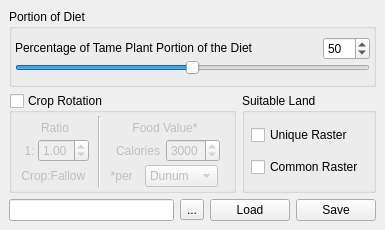
<ui version="4.0" >
 <class>laAnimalFormDetails</class>
 <widget class="QWidget" name="laAnimalFormDetails" >
  <property name="geometry" >
   <rect>
    <x>0</x>
    <y>0</y>
    <width>385</width>
    <height>230</height>
   </rect>
  </property>
  <property name="minimumSize" >
   <size>
    <width>385</width>
    <height>230</height>
   </size>
  </property>
  <property name="windowTitle" >
   <string>Form</string>
  </property>
  <layout class="QGridLayout" >
   <property name="margin" >
    <number>9</number>
   </property>
   <property name="spacing" >
    <number>6</number>
   </property>
   <item row="0" column="0" >
    <widget class="QGroupBox" name="groupBoxPortionOfDiet" >
     <property name="title" >
      <string>Portion of Diet</string>
     </property>
     <layout class="QGridLayout" >
      <property name="margin" >
       <number>3</number>
      </property>
      <property name="spacing" >
       <number>0</number>
      </property>
      <item row="0" column="0" >
       <layout class="QVBoxLayout" >
        <property name="margin" >
         <number>0</number>
        </property>
        <property name="spacing" >
         <number>0</number>
        </property>
        <item>
         <layout class="QHBoxLayout" >
          <property name="margin" >
           <number>0</number>
          </property>
          <property name="spacing" >
           <number>6</number>
          </property>
          <item>
           <widget class="QLabel" name="labelPortionDiet" >
            <property name="sizePolicy" >
             <sizepolicy>
              <hsizetype>1</hsizetype>
              <vsizetype>4</vsizetype>
              <horstretch>0</horstretch>
              <verstretch>0</verstretch>
             </sizepolicy>
            </property>
            <property name="frameShape" >
             <enum>QFrame::NoFrame</enum>
            </property>
            <property name="text" >
             <string>Percentage of Tame Plant Portion of the Diet</string>
            </property>
            <property name="alignment" >
             <set>Qt::AlignBottom|Qt::AlignLeading|Qt::AlignLeft</set>
            </property>
           </widget>
          </item>
          <item>
           <widget class="QSpinBox" name="spinBoxPercentOfTamePlant" >
            <property name="sizePolicy" >
             <sizepolicy>
              <hsizetype>0</hsizetype>
              <vsizetype>0</vsizetype>
              <horstretch>0</horstretch>
              <verstretch>0</verstretch>
             </sizepolicy>
            </property>
            <property name="toolTip" >
             <string>&lt;html>&lt;head>&lt;meta name="qrichtext" content="1" />&lt;style type="text/css">
p, li { white-space: pre-wrap; }
&lt;/style>&lt;/head>&lt;body style=" font-family:'Sans Serif'; font-size:9pt; font-weight:400; font-style:normal; text-decoration:none;">
&lt;p style=" margin-top:0px; margin-bottom:0px; margin-left:0px; margin-right:0px; -qt-block-indent:0; text-indent:0px;">Pigs contiribute this percent towards the tame meat portion of the diet&lt;/p>&lt;/body>&lt;/html></string>
            </property>
            <property name="maximum" >
             <number>100</number>
            </property>
            <property name="value" >
             <number>50</number>
            </property>
           </widget>
          </item>
         </layout>
        </item>
        <item>
         <widget class="QSlider" name="horizontalSliderPercentOfTameMeat" >
          <property name="cursor" >
           <cursor>6</cursor>
          </property>
          <property name="toolTip" >
           <string>&lt;html>&lt;head>&lt;meta name="qrichtext" content="1" />&lt;style type="text/css">
p, li { white-space: pre-wrap; }
&lt;/style>&lt;/head>&lt;body style=" font-family:'Sans Serif'; font-size:9pt; font-weight:400; font-style:normal; text-decoration:none;">
&lt;p style=" margin-top:0px; margin-bottom:0px; margin-left:0px; margin-right:0px; -qt-block-indent:0; text-indent:0px;">Pigs contiribute this percent towards the tame meat portion of the diet&lt;/p>&lt;/body>&lt;/html></string>
          </property>
          <property name="maximum" >
           <number>100</number>
          </property>
          <property name="pageStep" >
           <number>1</number>
          </property>
          <property name="value" >
           <number>50</number>
          </property>
          <property name="sliderPosition" >
           <number>50</number>
          </property>
          <property name="orientation" >
           <enum>Qt::Horizontal</enum>
          </property>
         </widget>
        </item>
       </layout>
      </item>
     </layout>
    </widget>
   </item>
   <item row="1" column="0" >
    <layout class="QHBoxLayout" >
     <property name="margin" >
      <number>0</number>
     </property>
     <property name="spacing" >
      <number>6</number>
     </property>
     <item>
      <widget class="QGroupBox" name="groupBoxFallowUse" >
       <property name="sizePolicy" >
        <sizepolicy>
         <hsizetype>5</hsizetype>
         <vsizetype>5</vsizetype>
         <horstretch>0</horstretch>
         <verstretch>0</verstretch>
        </sizepolicy>
       </property>
       <property name="minimumSize" >
        <size>
         <width>227</width>
         <height>100</height>
        </size>
       </property>
       <property name="cursor" >
        <cursor>0</cursor>
       </property>
       <property name="whatsThis" >
        <string>Select Fodder if you believe the animals were fed grain to supplement their grazing.  You will then have to select how many kg of the selected grain you believe they fed each animal either every day, week, or month.</string>
       </property>
       <property name="title" >
        <string>Crop Rotation</string>
       </property>
       <property name="checkable" >
        <bool>true</bool>
       </property>
       <property name="checked" >
        <bool>false</bool>
       </property>
       <layout class="QGridLayout" >
        <property name="margin" >
         <number>3</number>
        </property>
        <property name="spacing" >
         <number>3</number>
        </property>
        <item row="0" column="0" >
         <layout class="QGridLayout" >
          <property name="margin" >
           <number>0</number>
          </property>
          <property name="spacing" >
           <number>0</number>
          </property>
          <item row="1" column="1" >
           <widget class="QDoubleSpinBox" name="spinBoxFallowRatio" >
            <property name="toolTip" >
             <string>&lt;html>&lt;head>&lt;meta name="qrichtext" content="1" />&lt;style type="text/css">
p, li { white-space: pre-wrap; }
&lt;/style>&lt;/head>&lt;body style=" font-family:'Sans Serif'; font-size:9pt; font-weight:400; font-style:normal; text-decoration:none;">
&lt;p style=" margin-top:0px; margin-bottom:0px; margin-left:0px; margin-right:0px; -qt-block-indent:0; text-indent:0px;">Fallow&lt;/p>&lt;/body>&lt;/html></string>
            </property>
            <property name="maximum" >
             <double>5.000000000000000</double>
            </property>
            <property name="singleStep" >
             <double>0.250000000000000</double>
            </property>
            <property name="value" >
             <double>1.000000000000000</double>
            </property>
           </widget>
          </item>
          <item row="0" column="0" colspan="2" >
           <widget class="QLabel" name="labelFallow1" >
            <property name="sizePolicy" >
             <sizepolicy>
              <hsizetype>1</hsizetype>
              <vsizetype>5</vsizetype>
              <horstretch>0</horstretch>
              <verstretch>0</verstretch>
             </sizepolicy>
            </property>
            <property name="toolTip" >
             <string>&lt;html>&lt;head>&lt;meta name="qrichtext" content="1" />&lt;style type="text/css">
p, li { white-space: pre-wrap; }
&lt;/style>&lt;/head>&lt;body style=" font-family:'Sans Serif'; font-size:9pt; font-weight:400; font-style:normal; text-decoration:none;">
&lt;p style=" margin-top:0px; margin-bottom:0px; margin-left:0px; margin-right:0px; -qt-block-indent:0; text-indent:0px;">A value of 1:1 is default, and means that half the land is fallow, half is crop.  If there is a crop rotation so that it is only fallow every 3rd year, you could use a ratio of 2:1.  If they cropped continuously, the ratio would be 1:0.&lt;/p>&lt;/body>&lt;/html></string>
            </property>
            <property name="text" >
             <string>Ratio</string>
            </property>
            <property name="alignment" >
             <set>Qt::AlignCenter</set>
            </property>
           </widget>
          </item>
          <item row="1" column="0" >
           <widget class="QLabel" name="labelFallow3" >
            <property name="layoutDirection" >
             <enum>Qt::LeftToRight</enum>
            </property>
            <property name="text" >
             <string> 1: </string>
            </property>
            <property name="alignment" >
             <set>Qt::AlignRight|Qt::AlignTrailing|Qt::AlignVCenter</set>
            </property>
           </widget>
          </item>
         </layout>
        </item>
        <item row="1" column="0" >
         <widget class="QLabel" name="labelFallow5" >
          <property name="sizePolicy" >
           <sizepolicy>
            <hsizetype>0</hsizetype>
            <vsizetype>5</vsizetype>
            <horstretch>0</horstretch>
            <verstretch>0</verstretch>
           </sizepolicy>
          </property>
          <property name="toolTip" >
           <string>&lt;html>&lt;head>&lt;meta name="qrichtext" content="1" />&lt;style type="text/css">
p, li { white-space: pre-wrap; }
&lt;/style>&lt;/head>&lt;body style=" font-family:'Sans Serif'; font-size:9pt; font-weight:400; font-style:normal; text-decoration:none;">
&lt;p style=" margin-top:0px; margin-bottom:0px; margin-left:0px; margin-right:0px; -qt-block-indent:0; text-indent:0px;">A value of 1:1 is default, and means that half the land is fallow, half is crop.  If there is a crop rotation so that it is only fallow every 3rd year, you could use a ratio of 2:1.  If they cropped continuously, the ratio would be 1:0.&lt;/p>&lt;/body>&lt;/html></string>
          </property>
          <property name="text" >
           <string>Crop:Fallow </string>
          </property>
          <property name="alignment" >
           <set>Qt::AlignCenter</set>
          </property>
         </widget>
        </item>
        <item row="0" column="2" colspan="2" >
         <layout class="QVBoxLayout" >
          <property name="margin" >
           <number>0</number>
          </property>
          <property name="spacing" >
           <number>0</number>
          </property>
          <item>
           <widget class="QLabel" name="labelFallow2" >
            <property name="text" >
             <string>Food Value*</string>
            </property>
            <property name="alignment" >
             <set>Qt::AlignCenter</set>
            </property>
           </widget>
          </item>
          <item>
           <layout class="QHBoxLayout" >
            <property name="margin" >
             <number>0</number>
            </property>
            <property name="spacing" >
             <number>6</number>
            </property>
            <item>
             <widget class="QLabel" name="labelFallow4" >
              <property name="sizePolicy" >
               <sizepolicy>
                <hsizetype>1</hsizetype>
                <vsizetype>5</vsizetype>
                <horstretch>0</horstretch>
                <verstretch>0</verstretch>
               </sizepolicy>
              </property>
              <property name="text" >
               <string>Calories</string>
              </property>
              <property name="alignment" >
               <set>Qt::AlignRight|Qt::AlignTrailing|Qt::AlignVCenter</set>
              </property>
             </widget>
            </item>
            <item>
             <widget class="QSpinBox" name="spinBoxCalories" >
              <property name="sizePolicy" >
               <sizepolicy>
                <hsizetype>0</hsizetype>
                <vsizetype>0</vsizetype>
                <horstretch>0</horstretch>
                <verstretch>0</verstretch>
               </sizepolicy>
              </property>
              <property name="maximum" >
               <number>5000</number>
              </property>
              <property name="minimum" >
               <number>1</number>
              </property>
              <property name="value" >
               <number>3000</number>
              </property>
             </widget>
            </item>
           </layout>
          </item>
         </layout>
        </item>
        <item row="1" column="3" >
         <widget class="QComboBox" name="comboBoxYieldUnits" >
          <property name="sizePolicy" >
           <sizepolicy>
            <hsizetype>4</hsizetype>
            <vsizetype>0</vsizetype>
            <horstretch>0</horstretch>
            <verstretch>0</verstretch>
           </sizepolicy>
          </property>
          <property name="toolTip" >
           <string>&lt;html>&lt;head>&lt;meta name="qrichtext" content="1" />&lt;style type="text/css">
p, li { white-space: pre-wrap; }
&lt;/style>&lt;/head>&lt;body style=" font-family:'Sans Serif'; font-size:9pt; font-weight:400; font-style:normal; text-decoration:none;">
&lt;p style=" margin-top:0px; margin-bottom:0px; margin-left:0px; margin-right:0px; -qt-block-indent:0; text-indent:0px;">1 dunum = 1000 square meters&lt;/p>
&lt;p style=" margin-top:0px; margin-bottom:0px; margin-left:0px; margin-right:0px; -qt-block-indent:0; text-indent:0px;">1 hectare = 10,000 square meters&lt;/p>&lt;/body>&lt;/html></string>
          </property>
          <item>
           <property name="text" >
            <string>Dunum</string>
           </property>
          </item>
          <item>
           <property name="text" >
            <string>Hectare</string>
           </property>
          </item>
         </widget>
        </item>
        <item row="1" column="2" >
         <widget class="QLabel" name="labelFallow6" >
          <property name="sizePolicy" >
           <sizepolicy>
            <hsizetype>4</hsizetype>
            <vsizetype>5</vsizetype>
            <horstretch>0</horstretch>
            <verstretch>0</verstretch>
           </sizepolicy>
          </property>
          <property name="toolTip" >
           <string>&lt;html>&lt;head>&lt;meta name="qrichtext" content="1" />&lt;style type="text/css">
p, li { white-space: pre-wrap; }
&lt;/style>&lt;/head>&lt;body style=" font-family:'Sans Serif'; font-size:9pt; font-weight:400; font-style:normal; text-decoration:none;">
&lt;p style=" margin-top:0px; margin-bottom:0px; margin-left:0px; margin-right:0px; -qt-block-indent:0; text-indent:0px;">Weeks from birth to kill weight&lt;/p>&lt;/body>&lt;/html></string>
          </property>
          <property name="text" >
           <string>*per </string>
          </property>
          <property name="textFormat" >
           <enum>Qt::AutoText</enum>
          </property>
          <property name="alignment" >
           <set>Qt::AlignRight|Qt::AlignTrailing|Qt::AlignVCenter</set>
          </property>
          <property name="wordWrap" >
           <bool>false</bool>
          </property>
         </widget>
        </item>
        <item rowspan="2" row="0" column="1" >
         <widget class="Line" name="line" >
          <property name="orientation" >
           <enum>Qt::Vertical</enum>
          </property>
         </widget>
        </item>
       </layout>
      </widget>
     </item>
     <item>
      <widget class="QGroupBox" name="groupBoxSuitableLand" >
       <property name="sizePolicy" >
        <sizepolicy>
         <hsizetype>5</hsizetype>
         <vsizetype>5</vsizetype>
         <horstretch>0</horstretch>
         <verstretch>0</verstretch>
        </sizepolicy>
       </property>
       <property name="minimumSize" >
        <size>
         <width>115</width>
         <height>0</height>
        </size>
       </property>
       <property name="title" >
        <string>Suitable Land</string>
       </property>
       <layout class="QGridLayout" >
        <property name="margin" >
         <number>0</number>
        </property>
        <property name="spacing" >
         <number>0</number>
        </property>
        <item row="1" column="0" >
         <widget class="QCheckBox" name="checkBoxCommonRaster" >
          <property name="sizePolicy" >
           <sizepolicy>
            <hsizetype>0</hsizetype>
            <vsizetype>0</vsizetype>
            <horstretch>0</horstretch>
            <verstretch>0</verstretch>
           </sizepolicy>
          </property>
          <property name="toolTip" >
           <string>binary raster named: pigmask</string>
          </property>
          <property name="text" >
           <string>Common Raster </string>
          </property>
         </widget>
        </item>
        <item row="0" column="0" >
         <widget class="QCheckBox" name="checkBoxUniqueRaster" >
          <property name="sizePolicy" >
           <sizepolicy>
            <hsizetype>0</hsizetype>
            <vsizetype>0</vsizetype>
            <horstretch>0</horstretch>
            <verstretch>0</verstretch>
           </sizepolicy>
          </property>
          <property name="toolTip" >
           <string>binary raster named: pigmask</string>
          </property>
          <property name="text" >
           <string>Unique Raster</string>
          </property>
         </widget>
        </item>
       </layout>
      </widget>
     </item>
    </layout>
   </item>
   <item row="2" column="0" >
    <layout class="QHBoxLayout" >
     <property name="margin" >
      <number>0</number>
     </property>
     <property name="spacing" >
      <number>6</number>
     </property>
     <item>
      <widget class="QLineEdit" name="lineEdit" >
       <property name="sizePolicy" >
        <sizepolicy>
         <hsizetype>3</hsizetype>
         <vsizetype>0</vsizetype>
         <horstretch>0</horstretch>
         <verstretch>0</verstretch>
        </sizepolicy>
       </property>
      </widget>
     </item>
     <item>
      <widget class="QToolButton" name="toolButton" >
       <property name="text" >
        <string>...</string>
       </property>
      </widget>
     </item>
     <item>
      <widget class="QPushButton" name="pushButtonLoad" >
       <property name="text" >
        <string>Load</string>
       </property>
      </widget>
     </item>
     <item>
      <widget class="QPushButton" name="pushButtonSave" >
       <property name="text" >
        <string>Save</string>
       </property>
      </widget>
     </item>
    </layout>
   </item>
  </layout>
 </widget>
 <resources/>
 <connections>
  <connection>
   <sender>horizontalSliderPercentOfTameMeat</sender>
   <signal>valueChanged(int)</signal>
   <receiver>spinBoxPercentOfTamePlant</receiver>
   <slot>setValue(int)</slot>
   <hints>
    <hint type="sourcelabel" >
     <x>341</x>
     <y>47</y>
    </hint>
    <hint type="destinationlabel" >
     <x>355</x>
     <y>23</y>
    </hint>
   </hints>
  </connection>
  <connection>
   <sender>spinBoxPercentOfTamePlant</sender>
   <signal>valueChanged(int)</signal>
   <receiver>horizontalSliderPercentOfTameMeat</receiver>
   <slot>setValue(int)</slot>
   <hints>
    <hint type="sourcelabel" >
     <x>375</x>
     <y>29</y>
    </hint>
    <hint type="destinationlabel" >
     <x>382</x>
     <y>47</y>
    </hint>
   </hints>
  </connection>
 </connections>
</ui>
